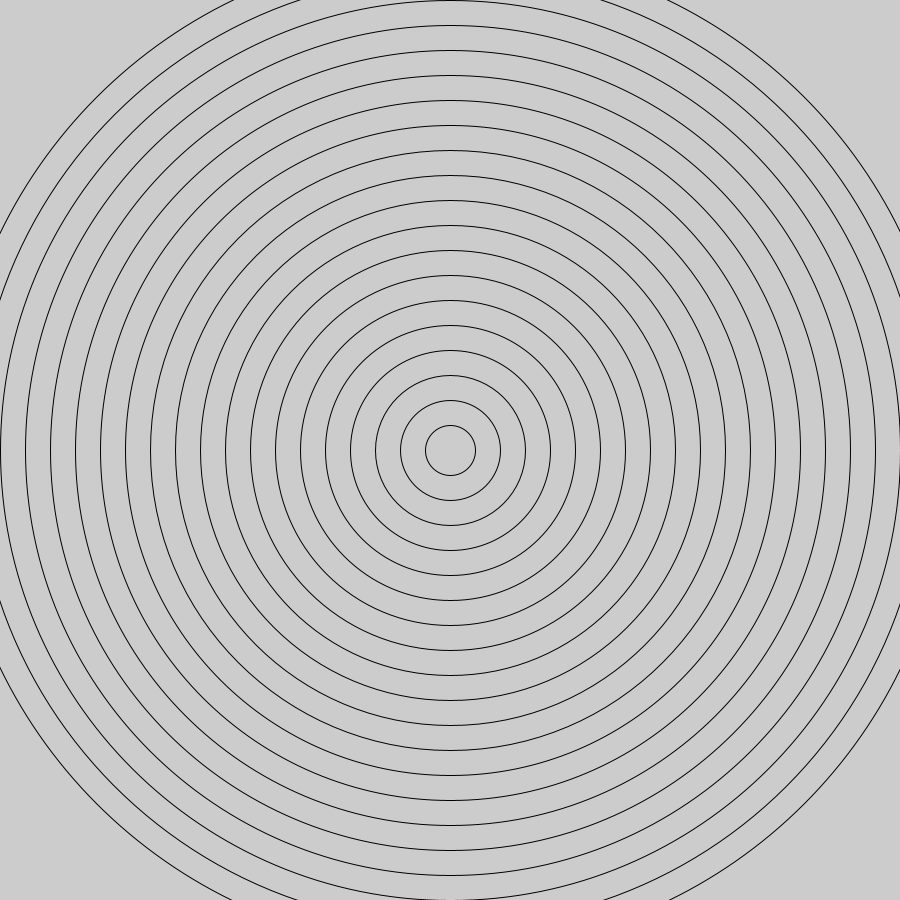
Frame 1 (no input)
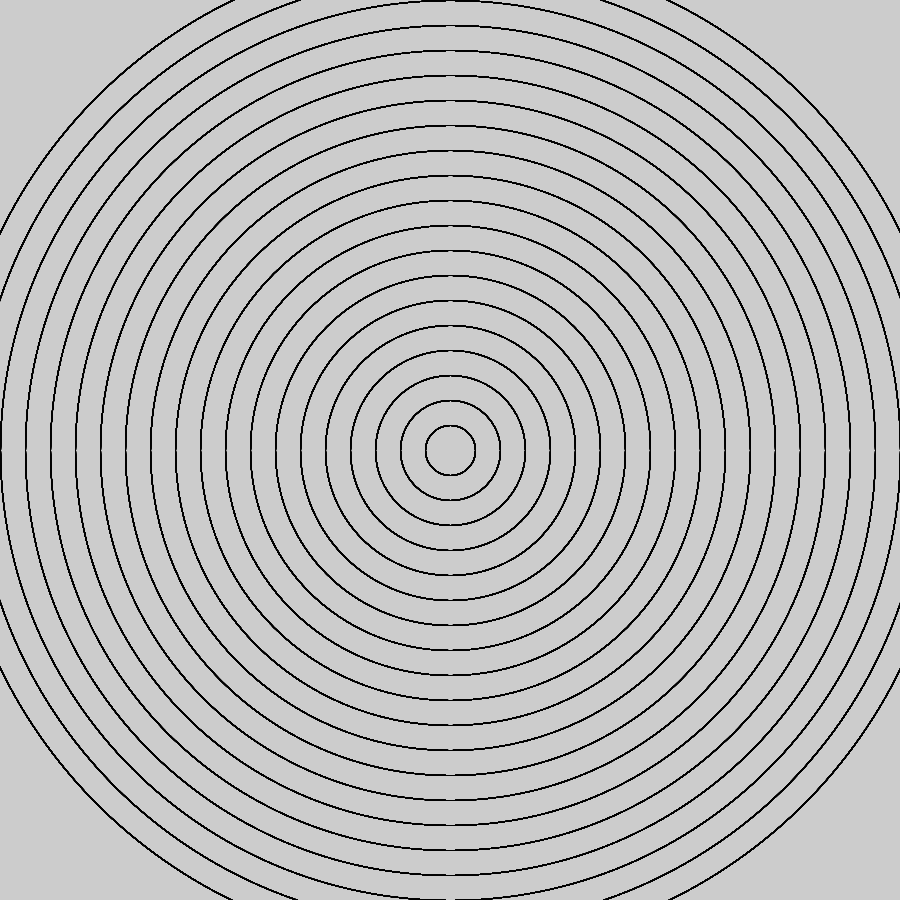
Frame 60 (the mouse pressed at the canvas centre just before this capture)
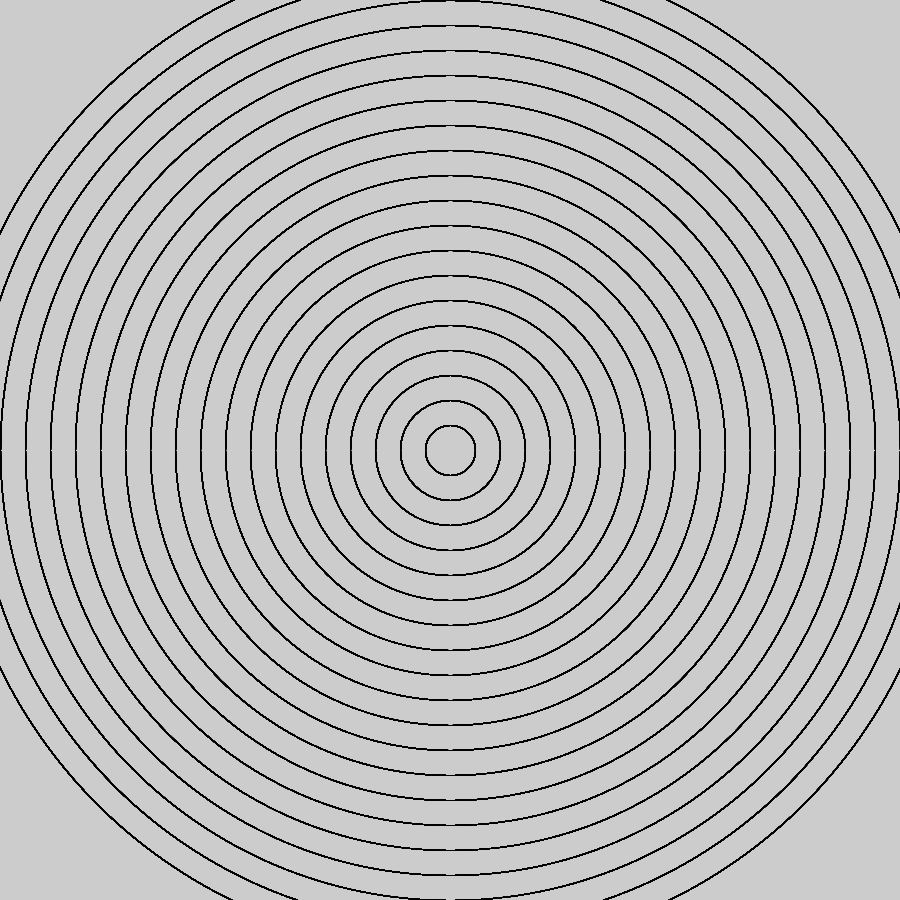
Frame 120 (the mouse held since frame 60 and released just before this capture)

The Processing sketch that drew these frames (run headless with seeded random() and noise(); from frame 60 on, the mouse is pressed at the canvas centre):

// Processing sketch: Bullseye
// ── Bullseye.pde
void setup() {
  size(900, 900);
}
void draw() {
  noFill();
  ellipse(450, 450, 50, 50);
  ellipse(450, 450, 100, 100);
  ellipse(450, 450, 150, 150);
  ellipse(450, 450, 200, 200);
  ellipse(450, 450, 250, 250);
  ellipse(450, 450, 300, 300);
  ellipse(450, 450, 350, 350);
  ellipse(450, 450, 400, 400);
  ellipse(450, 450, 450, 450);
  ellipse(450, 450, 500, 500);
  ellipse(450, 450, 550, 550);
  ellipse(450, 450, 600, 600);
  ellipse(450, 450, 650, 650);
  ellipse(450, 450, 700, 700);
  ellipse(450, 450, 750, 750);
  ellipse(450, 450, 800, 800);
  ellipse(450, 450, 850, 850);
  ellipse(450, 450, 900, 900);
  ellipse(450, 450, 950, 950);
  ellipse(450, 450, 1000, 1000);
}
